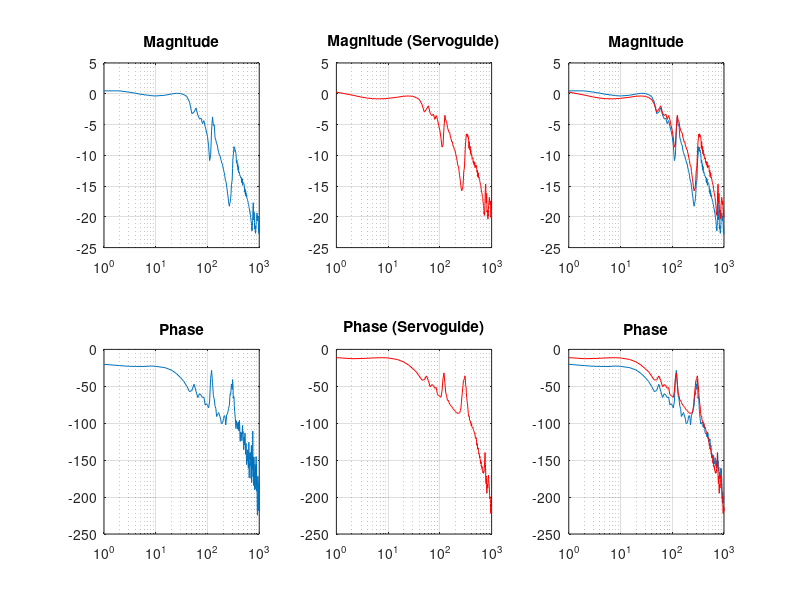

Write MATLAB code to recreate this figure.
clear, close all, clc
pkg load signal

%Reading ServoGuide Files
  FrequencyResponseServoguide=csvread('ServoGuideFrequencyResponse.csv');
  %Data from servoguide file_in_loadpath
    SG_PHASE = FrequencyResponseServoguide([5:end],4);
    SG_GAIN = FrequencyResponseServoguide([5:end],3);
    SG_FREQUENCY = FrequencyResponseServoguide([5:end],2);

%Reading Own Software File
  TimeResponseOwnsoftware=csvread('SoftwareTimeResponse.csv');   
  %Data from own software file
    OS_TCMD=TimeResponseOwnsoftware([2023:47677],1);
    OS_FRTCM=TimeResponseOwnsoftware([2023:47677],2);
    OS_FREQUENCY=TimeResponseOwnsoftware([2023:47677],3);
    OS_TIME=0:0.25:(length(OS_FREQUENCY)-1)*0.25;

% Own-software analysis
if false
  figure
  subplot(3,3,1)
  plot(OS_TIME, OS_FRTCM, 'b')
  title('Input Signal (FRTCM)')
  subplot(3,3,2)
  plot(OS_TIME, OS_TCMD, 'k')
  title('Output Signal (TCMD)')
  grid
  
  Fsam = 1000/0.25; #4000 Hz
  Fnyq = Fsam/2;
  Fc = 500; %Cutting Frequency
  [b, a] = butter(10, Fc/Fnyq);
  t = OS_TIME;
  input = OS_TCMD;
  output = filter(b,a,input);
  subplot(3,3,3)
  plot(t, output,'r')
  title('Filtered ouput (TCMD)')
  grid
  OS_TCMD_BUTTER = output;
  
  n = length(OS_TIME);
  uT = abs(fft(OS_FRTCM)/n);
  u = 2*uT(1:n/2+1);
  u(1:end-1) = u(1:end-1);
  f = Fsam * (1:(n/2)+1)/n;
  subplot(3,3,4)
  semilogx(f,u,'b')
  title('Input signal frequency spectrum')
  grid 
  u_OS_FRTCM = u;
  
  uT = fft(OS_TCMD)/n;
  u = 2*uT(1:n/2+1);
  u(1:end-1) = u(1:end-1);
  f = Fsam * (1:(n/2)+1)/n;
  subplot(3,3,5)
  semilogx(f,abs(u),'k')
  title('Output signal frequency spectrum')
  grid
  u_OS_TCMD = u;
  
  uT = fft(OS_TCMD_BUTTER)/n;
  u = 2*uT(1:n/2+1);
  u(1:end-1) = u(1:end-1);
  f = Fsam * (1:(n/2)+1)/n;
  subplot(3,3,6)
  semilogx(f,abs(u),'r')
  title('Filtered output signal frequency spectrum')
  grid
  u_OS_TCMD_BUTTER = u;
  
  H_ORIGINAL = abs(u_OS_TCMD./u_OS_FRTCM);
  f = Fsam * (1:(n/2)+1)/n;
  MagData = 20*log10(H_ORIGINAL);
  subplot(3,3,8)
  semilogx(f,MagData,'k')
  title('Bode Diagrama Original Data (Magnitude)')
  grid
  
  H_FILTERED = u_OS_TCMD_BUTTER./u_OS_FRTCM;
  f = Fsam * (1:(n/2)+1)/n;
  MagData = 20*log10(abs(H_FILTERED));
  PhaseData = angle(H_FILTERED)*180/pi;
  subplot(3,3,9)
  semilogx(f,MagData,'r')
  title('Bode Diagrama Filtered Data (Magnitude)')
  grid
end

% Extracting frequencies range
j=1;
for i=1:length(OS_FREQUENCY)-1
  if OS_FREQUENCY(i) != OS_FREQUENCY(i+1) || i == length(OS_FREQUENCY)-1
    FREQUENCIES(j)=OS_FREQUENCY(i);
    j=j+1;
  end
end

% Define variables
Fsam = 1000/0.25; #4000 Hz
Fnyq = Fsam/2;
Fc = 500; %Cutting Frequency
[b, a] = butter(10, Fc/Fnyq);
t = OS_TIME;
input = OS_TCMD;
output = filter(b,a,input);
OS_TCMD_BUTTER = output;

% Plotting input and output
if false
  figure
  subplot(3,3,1)
  plot(OS_TIME, OS_FRTCM, 'b')
  title('Input Signal (FRTCM)')
  subplot(3,3,2)
  plot(OS_TIME, OS_TCMD, 'k')
  title('Output Signal (TCMD)')
  grid
  subplot(3,3,3)
  plot(t, output,'r')
  title('Filtered ouput (TCMD)')
  grid
end 

% Extracting maximum values
j=1;
aux_OS_TCMD = [0];
aux_OS_FRTCM = [0];
aux_OS_TCMD_BUTTER = [0];
MAXS = [];
for i=1:length(OS_FREQUENCY)
  if OS_FREQUENCY(i) == FREQUENCIES(j)
    aux_OS_TCMD = [aux_OS_TCMD; OS_TCMD(i)];
    aux_OS_FRTCM = [aux_OS_FRTCM; OS_FRTCM(i)];
    aux_OS_TCMD_BUTTER = [aux_OS_TCMD_BUTTER; OS_TCMD_BUTTER(i)];
    else
      n = length(aux_OS_FRTCM);
      f = Fsam * (1:(n/2)+1)/n;
      
      uT = abs(fft(aux_OS_FRTCM)/n);
      u = 2*uT(1:n/2+1);
      u(1:end-1) = u(1:end-1);
      max_OS_FRTCM = max(u);
      
      uT = fft(aux_OS_TCMD)/n;
      u = 2*uT(1:n/2+1);
      u(1:end-1) = u(1:end-1);
      max_OS_TCMD = max(u);
      auxu = sort(u);
      
      uT = fft(aux_OS_TCMD_BUTTER)/n;
      u = 2*uT(1:n/2+1);
      u(1:end-1) = u(1:end-1);
      max_OS_TCMD_BUTTER = max(u);

    MAXS = [MAXS;FREQUENCIES(j), max_OS_FRTCM, max_OS_TCMD, max_OS_TCMD_BUTTER];
    aux_OS_TCMD = [];
    aux_OS_FRTCM = [];
    aux_OS_TCMD_BUTTER = [];
    aux_OS_TCMD = [aux_OS_TCMD; OS_TCMD(i)];
    aux_OS_FRTCM = [aux_OS_FRTCM; OS_FRTCM(i)];
    aux_OS_TCMD_BUTTER = [aux_OS_TCMD_BUTTER; OS_TCMD_BUTTER(i)];
    j=j+1;
  end
end
MAXS = [MAXS;FREQUENCIES(j), max_OS_FRTCM, max_OS_TCMD, max_OS_TCMD_BUTTER];

% Preparing Bode Diagram
H = MAXS(:,3)./MAXS(:,2);
f = MAXS(:,1);
MagData = 20*log10(abs(H));
PhaseData = angle(H)*180/pi-100;

%  H2 = PhaseData;
%  threshold = max(abs(PhaseData))/10;
%  H2(abs(PhaseData)<threshold) = 0;
%  PhaseData = H2;

% Extract frequencies to be filtered
j=1;
for i=1:208
  if f(i)>=350
    auxf(j)=f(i);
    auxPD(j)=PhaseData(i);
    if j==1
      index = i;
    end
    j=j+1;
  end
end

%Kalman Filter
Xest=[PhaseData(index-1)];
Pest=[1];
Z=auxPD;
R = 1;
Q = 0.1;

for i = 1:length(auxPD)
  % Prediction
  Xestm(i) = Xest(i);
  Pestm(i) = Pest(i)+Q;
  % Correction
  K(i) = Pestm(i)/(Pestm(i) + R);
  Xest(i+1)=Xestm(i) + K(i)*(Z(i)-Xestm(i));
  Pest(i+1)=(1-K(i))*Pestm(i);
end

PhaseData1 = PhaseData;
PhaseData1(index:length(PhaseData1)) = Xest(2:end);

  figure
  subplot(2,3,1)
  semilogx(f,MagData)
  title('Magnitude')
  grid
  subplot(2,3,4)
  semilogx(f,PhaseData)
  title('Phase')
  grid

  %Plotting results from servoguide
  subplot(2,3,2)
  semilogx(SG_FREQUENCY,SG_GAIN,'r')
  title('Magnitude (Servoguide)')
  grid
  subplot(2,3,5)
  semilogx(SG_FREQUENCY,SG_PHASE,'r')
  title('Phase (Servoguide)')
  grid
  
  subplot(2,3,3)
  semilogx(f,MagData)
  title('Magnitude')
  hold on 
  semilogx(SG_FREQUENCY,SG_GAIN,'r')
  grid
  subplot(2,3,6)
  semilogx(f,PhaseData1)
  title('Phase')
  hold on
  semilogx(SG_FREQUENCY,SG_PHASE,'r')
  grid
  
%  clear all
